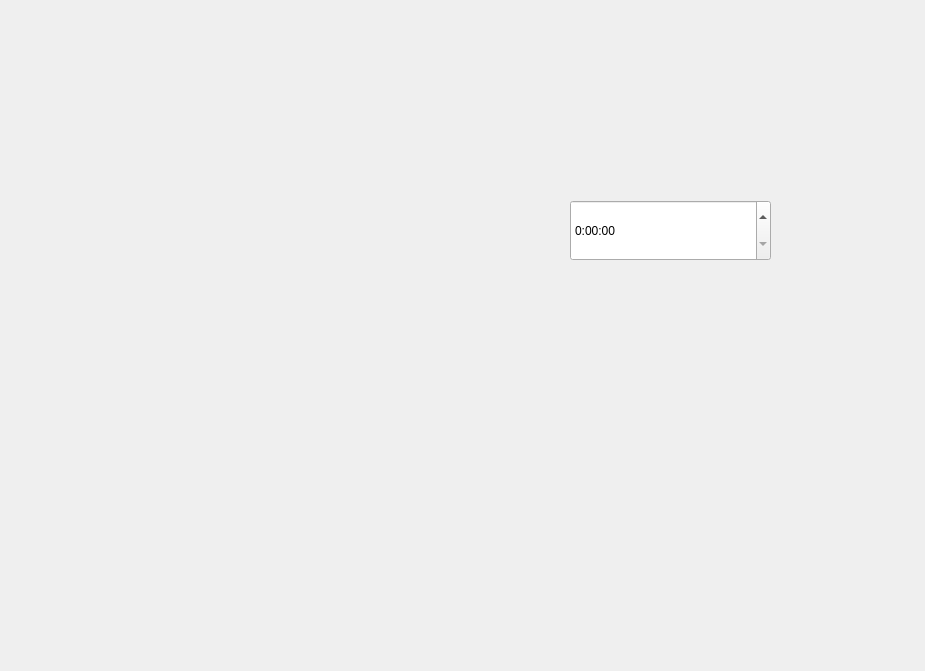
<?xml version="1.0" encoding="UTF-8"?>
<ui version="4.0">
 <class>Widget</class>
 <widget class="QWidget" name="Widget">
  <property name="geometry">
   <rect>
    <x>0</x>
    <y>0</y>
    <width>925</width>
    <height>671</height>
   </rect>
  </property>
  <property name="windowTitle">
   <string>Widget</string>
  </property>
  <widget class="QTimeEdit" name="timeEdit">
   <property name="geometry">
    <rect>
     <x>570</x>
     <y>200</y>
     <width>201</width>
     <height>61</height>
    </rect>
   </property>
   <property name="displayFormat">
    <string>H:mm:ss</string>
   </property>
  </widget>
  <widget class="TweClock" name="tweClock">
   <property name="geometry">
    <rect>
     <x>40</x>
     <y>30</y>
     <width>421</width>
     <height>421</height>
    </rect>
   </property>
  </widget>
 </widget>
 <layoutdefault spacing="6" margin="11"/>
 <customwidgets>
  <customwidget>
   <class>TweClock</class>
   <extends>QWidget</extends>
   <header>tweclock.h</header>
  </customwidget>
 </customwidgets>
 <resources/>
 <connections/>
</ui>
